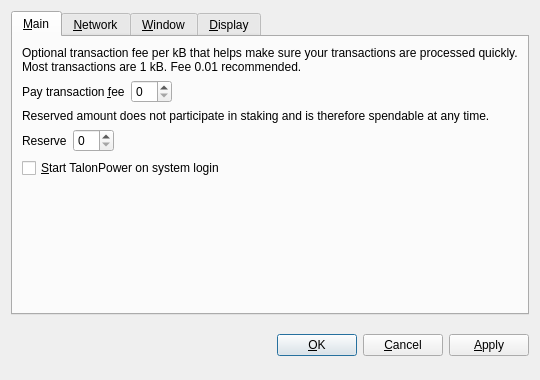
<?xml version="1.0" encoding="UTF-8"?>
<ui version="4.0">
 <class>OptionsDialog</class>
 <widget class="QDialog" name="OptionsDialog">
  <property name="geometry">
   <rect>
    <x>0</x>
    <y>0</y>
    <width>540</width>
    <height>380</height>
   </rect>
  </property>
  <property name="windowTitle">
   <string>Options</string>
  </property>
  <property name="modal">
   <bool>true</bool>
  </property>
  <layout class="QVBoxLayout" name="verticalLayout">
   <item>
    <widget class="QTabWidget" name="tabWidget">
     <property name="tabPosition">
      <enum>QTabWidget::North</enum>
     </property>
     <property name="currentIndex">
      <number>0</number>
     </property>
     <widget class="QWidget" name="tabMain">
      <attribute name="title">
       <string>&amp;Main</string>
      </attribute>
      <layout class="QVBoxLayout" name="verticalLayout_Main">
       <item>
        <widget class="QLabel" name="transactionFeeInfoLabel">
         <property name="text">
          <string>Optional transaction fee per kB that helps make sure your transactions are processed quickly. Most transactions are 1 kB. Fee 0.01 recommended.</string>
         </property>
         <property name="textFormat">
          <enum>Qt::PlainText</enum>
         </property>
         <property name="wordWrap">
          <bool>true</bool>
         </property>
        </widget>
       </item>
       <item>
        <layout class="QHBoxLayout" name="horizontalLayoutFee">
         <item>
          <widget class="QLabel" name="transactionFeeLabel">
           <property name="text">
            <string>Pay transaction &amp;fee</string>
           </property>
           <property name="textFormat">
            <enum>Qt::PlainText</enum>
           </property>
           <property name="buddy">
            <cstring>transactionFee</cstring>
           </property>
          </widget>
         </item>
         <item>
          <widget class="BitcoinAmountField" name="transactionFee"/>
         </item>
         <item>
          <spacer name="horizontalSpacerFee">
           <property name="orientation">
            <enum>Qt::Horizontal</enum>
           </property>
           <property name="sizeHint" stdset="0">
            <size>
             <width>40</width>
             <height>20</height>
            </size>
           </property>
          </spacer>
         </item>
        </layout>
       </item>
       <item>
        <widget class="QLabel" name="reserveBalanceInfoLabel">
         <property name="text">
          <string>Reserved amount does not participate in staking and is therefore spendable at any time.</string>
         </property>
         <property name="textFormat">
          <enum>Qt::PlainText</enum>
         </property>
         <property name="wordWrap">
          <bool>true</bool>
         </property>
        </widget>
       </item>
       <item>
        <layout class="QHBoxLayout" name="horizontalLayoutReserveBalance">
         <item>
          <widget class="QLabel" name="reserveBalanceLabel">
           <property name="text">
            <string>Reserve</string>
           </property>
           <property name="textFormat">
            <enum>Qt::PlainText</enum>
           </property>
           <property name="buddy">
            <cstring>reserveBalance</cstring>
           </property>
          </widget>
         </item>
         <item>
          <widget class="BitcoinAmountField" name="reserveBalance"/>
         </item>
         <item>
          <spacer name="horizontalSpacerReserveBalance">
           <property name="orientation">
            <enum>Qt::Horizontal</enum>
           </property>
           <property name="sizeHint" stdset="0">
            <size>
             <width>40</width>
             <height>20</height>
            </size>
           </property>
          </spacer>
         </item>
        </layout>
       </item>
       <item>
        <widget class="QCheckBox" name="bitcoinAtStartup">
         <property name="toolTip">
          <string>Automatically start TalonPower after logging in to the system.</string>
         </property>
         <property name="text">
          <string>&amp;Start TalonPower on system login</string>
         </property>
        </widget>
       </item>
       <item>
        <spacer name="verticalSpacer_Main">
         <property name="orientation">
          <enum>Qt::Vertical</enum>
         </property>
         <property name="sizeHint" stdset="0">
          <size>
           <width>20</width>
           <height>40</height>
          </size>
         </property>
        </spacer>
       </item>
      </layout>
     </widget>
     <widget class="QWidget" name="tabNetwork">
      <attribute name="title">
       <string>&amp;Network</string>
      </attribute>
      <layout class="QVBoxLayout" name="verticalLayout_Network">
       <item>
        <widget class="QCheckBox" name="mapPortUpnp">
         <property name="toolTip">
          <string>Automatically open the TalonPower client port on the router. This only works when your router supports UPnP and it is enabled.</string>
         </property>
         <property name="text">
          <string>Map port using &amp;UPnP</string>
         </property>
        </widget>
       </item>
       <item>
        <widget class="QCheckBox" name="connectSocks">
         <property name="toolTip">
          <string>Connect to the TalonPower network through a SOCKS proxy (e.g. when connecting through Tor).</string>
         </property>
         <property name="text">
          <string>&amp;Connect through SOCKS proxy:</string>
         </property>
        </widget>
       </item>
       <item>
        <layout class="QHBoxLayout" name="horizontalLayout_Network">
         <item>
          <widget class="QLabel" name="proxyIpLabel">
           <property name="text">
            <string>Proxy &amp;IP:</string>
           </property>
           <property name="textFormat">
            <enum>Qt::PlainText</enum>
           </property>
           <property name="buddy">
            <cstring>proxyIp</cstring>
           </property>
          </widget>
         </item>
         <item>
          <widget class="QValidatedLineEdit" name="proxyIp">
           <property name="maximumSize">
            <size>
             <width>140</width>
             <height>16777215</height>
            </size>
           </property>
           <property name="toolTip">
            <string>IP address of the proxy (e.g. 127.0.0.1)</string>
           </property>
          </widget>
         </item>
         <item>
          <widget class="QLabel" name="proxyPortLabel">
           <property name="text">
            <string>&amp;Port:</string>
           </property>
           <property name="textFormat">
            <enum>Qt::PlainText</enum>
           </property>
           <property name="buddy">
            <cstring>proxyPort</cstring>
           </property>
          </widget>
         </item>
         <item>
          <widget class="QLineEdit" name="proxyPort">
           <property name="maximumSize">
            <size>
             <width>55</width>
             <height>16777215</height>
            </size>
           </property>
           <property name="toolTip">
            <string>Port of the proxy (e.g. 9050)</string>
           </property>
          </widget>
         </item>
         <item>
          <widget class="QLabel" name="socksVersionLabel">
           <property name="text">
            <string>SOCKS &amp;Version:</string>
           </property>
           <property name="textFormat">
            <enum>Qt::PlainText</enum>
           </property>
           <property name="buddy">
            <cstring>socksVersion</cstring>
           </property>
          </widget>
         </item>
         <item>
          <widget class="QValueComboBox" name="socksVersion">
           <property name="toolTip">
            <string>SOCKS version of the proxy (e.g. 5)</string>
           </property>
          </widget>
         </item>
         <item>
          <spacer name="horizontalSpacer_Network">
           <property name="orientation">
            <enum>Qt::Horizontal</enum>
           </property>
           <property name="sizeHint" stdset="0">
            <size>
             <width>40</width>
             <height>20</height>
            </size>
           </property>
          </spacer>
         </item>
        </layout>
       </item>
       <item>
        <spacer name="verticalSpacer_Network">
         <property name="orientation">
          <enum>Qt::Vertical</enum>
         </property>
         <property name="sizeHint" stdset="0">
          <size>
           <width>20</width>
           <height>40</height>
          </size>
         </property>
        </spacer>
       </item>
      </layout>
     </widget>
     <widget class="QWidget" name="tabWindow">
      <attribute name="title">
       <string>&amp;Window</string>
      </attribute>
      <layout class="QVBoxLayout" name="verticalLayout_Window">
       <item>
        <widget class="QCheckBox" name="minimizeToTray">
         <property name="toolTip">
          <string>Show only a tray icon after minimizing the window.</string>
         </property>
         <property name="text">
          <string>&amp;Minimize to the tray instead of the taskbar</string>
         </property>
        </widget>
       </item>
       <item>
        <widget class="QCheckBox" name="minimizeOnClose">
         <property name="toolTip">
          <string>Minimize instead of exit the application when the window is closed. When this option is enabled, the application will be closed only after selecting Quit in the menu.</string>
         </property>
         <property name="text">
          <string>M&amp;inimize on close</string>
         </property>
        </widget>
       </item>
       <item>
        <spacer name="verticalSpacer_Window">
         <property name="orientation">
          <enum>Qt::Vertical</enum>
         </property>
         <property name="sizeHint" stdset="0">
          <size>
           <width>20</width>
           <height>40</height>
          </size>
         </property>
        </spacer>
       </item>
      </layout>
     </widget>
     <widget class="QWidget" name="tabDisplay">
      <attribute name="title">
       <string>&amp;Display</string>
      </attribute>
      <layout class="QVBoxLayout" name="verticalLayout_Display">
       <item>
        <layout class="QHBoxLayout" name="horizontalLayout_1_Display">
         <item>
          <widget class="QLabel" name="langLabel">
           <property name="text">
            <string>User Interface &amp;language:</string>
           </property>
           <property name="textFormat">
            <enum>Qt::PlainText</enum>
           </property>
           <property name="buddy">
            <cstring>lang</cstring>
           </property>
          </widget>
         </item>
         <item>
          <widget class="QValueComboBox" name="lang">
           <property name="toolTip">
            <string>The user interface language can be set here. This setting will take effect after restarting TalonPower.</string>
           </property>
          </widget>
         </item>
        </layout>
       </item>
       <item>
        <layout class="QHBoxLayout" name="horizontalLayout_2_Display">
         <item>
          <widget class="QLabel" name="unitLabel">
           <property name="text">
            <string>&amp;Unit to show amounts in:</string>
           </property>
           <property name="textFormat">
            <enum>Qt::PlainText</enum>
           </property>
           <property name="buddy">
            <cstring>unit</cstring>
           </property>
          </widget>
         </item>
         <item>
          <widget class="QValueComboBox" name="unit">
           <property name="toolTip">
            <string>Choose the default subdivision unit to show in the interface and when sending coins.</string>
           </property>
          </widget>
         </item>
        </layout>
       </item>
       <item>
        <widget class="QCheckBox" name="displayAddresses">
         <property name="toolTip">
          <string>Whether to show TalonPower addresses in the transaction list or not.</string>
         </property>
         <property name="text">
          <string>&amp;Display addresses in transaction list</string>
         </property>
        </widget>
       </item>
       <item>
        <widget class="QCheckBox" name="coinControlFeatures">
         <property name="toolTip">
          <string>Whether to show coin control features or not.</string>
         </property>
         <property name="text">
          <string>Display coin &amp;control features (experts only!)</string>
         </property>
        </widget>
       </item>
       <item>
        <spacer name="verticalSpacer_Display">
         <property name="orientation">
          <enum>Qt::Vertical</enum>
         </property>
         <property name="sizeHint" stdset="0">
          <size>
           <width>20</width>
           <height>40</height>
          </size>
         </property>
        </spacer>
       </item>
      </layout>
     </widget>
    </widget>
   </item>
   <item>
    <layout class="QHBoxLayout" name="horizontalLayout_Buttons">
     <item>
      <spacer name="horizontalSpacer_1">
       <property name="orientation">
        <enum>Qt::Horizontal</enum>
       </property>
       <property name="sizeHint" stdset="0">
        <size>
         <width>40</width>
         <height>48</height>
        </size>
       </property>
      </spacer>
     </item>
     <item>
      <widget class="QLabel" name="statusLabel">
       <property name="font">
        <font>
         <weight>75</weight>
         <bold>true</bold>
        </font>
       </property>
       <property name="text">
        <string/>
       </property>
       <property name="textFormat">
        <enum>Qt::PlainText</enum>
       </property>
       <property name="wordWrap">
        <bool>true</bool>
       </property>
      </widget>
     </item>
     <item>
      <spacer name="horizontalSpacer_2">
       <property name="orientation">
        <enum>Qt::Horizontal</enum>
       </property>
       <property name="sizeHint" stdset="0">
        <size>
         <width>40</width>
         <height>48</height>
        </size>
       </property>
      </spacer>
     </item>
     <item>
      <widget class="QPushButton" name="okButton">
       <property name="text">
        <string>&amp;OK</string>
       </property>
      </widget>
     </item>
     <item>
      <widget class="QPushButton" name="cancelButton">
       <property name="text">
        <string>&amp;Cancel</string>
       </property>
       <property name="autoDefault">
        <bool>false</bool>
       </property>
      </widget>
     </item>
     <item>
      <widget class="QPushButton" name="applyButton">
       <property name="text">
        <string>&amp;Apply</string>
       </property>
       <property name="autoDefault">
        <bool>false</bool>
       </property>
      </widget>
     </item>
    </layout>
   </item>
  </layout>
 </widget>
 <customwidgets>
  <customwidget>
   <class>BitcoinAmountField</class>
   <extends>QSpinBox</extends>
   <header>bitcoinamountfield.h</header>
  </customwidget>
  <customwidget>
   <class>QValueComboBox</class>
   <extends>QComboBox</extends>
   <header>qvaluecombobox.h</header>
  </customwidget>
  <customwidget>
   <class>QValidatedLineEdit</class>
   <extends>QLineEdit</extends>
   <header>qvalidatedlineedit.h</header>
  </customwidget>
 </customwidgets>
 <resources/>
 <connections/>
</ui>
